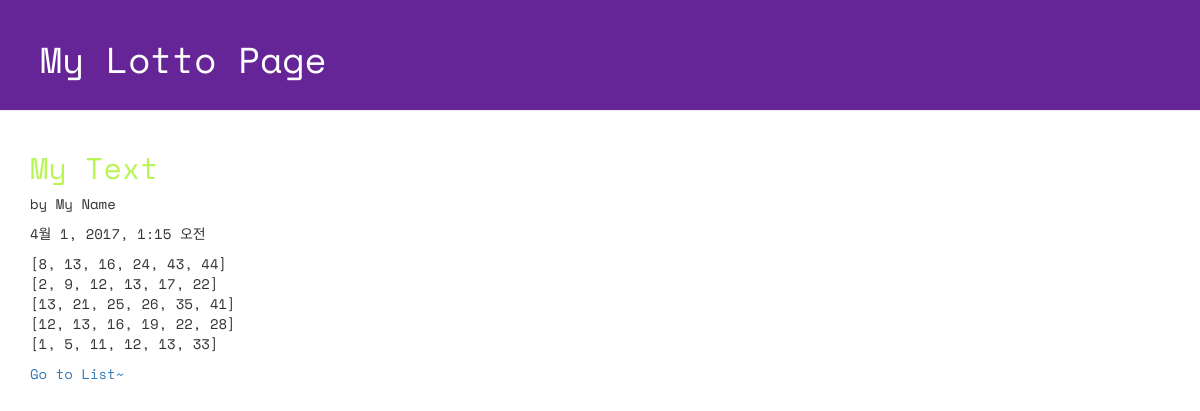
The page /lotto/5/detail/ on the database its author committed.
### lotto/models.py (models this page shows, shortened)
class GuessNumbers(models.Model):
    name = models.CharField(max_length=24)
    lottos = models.CharField(max_length=255, default='[1, 2, 3, 4, 5, 6]')
    text = models.CharField(max_length=255)
    num_lotto = models.IntegerField(default=5)
    update_date = models.DateTimeField()

### lotto/views.py (the view)
# urls.py: url(r'^(?P<lottoKey>[0-9]+)/detail/$', views.detail, name="detail"),
def detail(request, lottoKey):
    lotto = GuessNumbers.objects.get(pk = lottoKey)
    return render(request, "lotto/detail.html", {"lotto":lotto})

### lotto/templates/lotto/detail.html (shortened to what this page needs)
<!DOCTYPE html>
{% load staticfiles %}
<html lang="ko">
<head>
    <link rel="stylesheet" href="//maxcdn.bootstrapcdn.com/bootstrap/3.2.0/css/bootstrap.min.css">
    <link rel="stylesheet" href="//maxcdn.bootstrapcdn.com/bootstrap/3.2.0/css/bootstrap-theme.min.css">
    <link rel="stylesheet" href="{% static 'css/lotto.css' %}">
</head>
<body>
<div class="page-header">
    <h1>My Lotto Page</h1>
</div>
<div class="container lotto">
    <h2>{{ lotto.text }}</h2>
    <p> by {{ lotto.name }}</p>
    <p> {{ lotto.update_date }}</p>
    <p> {{ lotto.lottos|linebreaksbr }}</p>
    <h7><a href="/lotto">Go to List~</a></h7>
</div>
</body>
</html>

### lotto/static/css/lotto.css (style rules this page uses)
.page-header { background-color: #652596; margin-top: 0; padding: 20px 20px 20px 40px; font-family: 'Space Mono', monospace; }
.page-header h1 { color: #FFFFFF; }
.container { font-family: 'Space Mono', monospace; }
.container h2 { color: #b9f555; }

### rows shown on the page
GuessNumbers: text "My Text", name "My Name", update_date "4월 1, 2017, 1:15 오전", lottos "[8, 13, 16, 24, 43, 44] [2, 9, 12, 13, 17, 22] [13, 21, 25, 26, 35, 41] [12, 13, 16, 19, 22, 28] [1, 5, 11, 12, 13, 33]"
